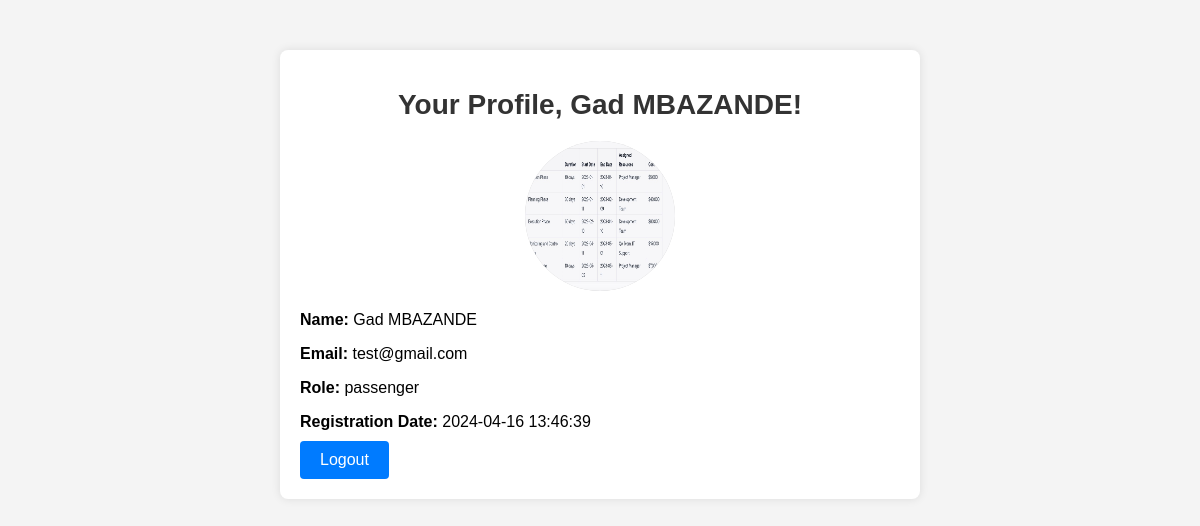
The app's page /profile.php (signed in) with its own data.
### tables this page shows
CREATE TABLE `users` (
  `user_id` int(11) NOT NULL,
  `name` varchar(255) NOT NULL,
  `email` varchar(255) NOT NULL,
  `phone` varchar(20) NOT NULL,
  `password` varchar(255) NOT NULL,
  `role` varchar(50) NOT NULL,
  `registration_date` timestamp NOT NULL DEFAULT current_timestamp(),
  `profile_picture` varchar(255) DEFAULT NULL
);

### profile.php (the view, shortened to what this page needs)
<?php
include('config.php');
$user_id = $_SESSION["user_id"];
$sql = "SELECT * FROM users WHERE user_id = '$user_id'";
$result = $conn->query($sql);
if ($result->num_rows == 1) {
    $row = $result->fetch_assoc();
    $name = $row["name"];
    $email = $row["email"];
    $role = $row["role"];
    $registration_date = $row["registration_date"];
    $profile_picture = $row["profile_picture"];
} else {
}
?>
<!DOCTYPE html>
<html lang="en">
<head>
</head>
<body>
    <div class="container">
        <h1>Your Profile, <?php echo $name; ?>!</h1>
        <?php if ($profile_picture): ?>
            <img src="<?php echo $profile_picture; ?>" alt="Profile Picture" class="profile-picture">
        <?php else: ?>
            <div class="profile-picture"></div>
        <?php endif; ?>
        <p><strong>Name:</strong> <?php echo $name; ?></p>
        <p><strong>Email:</strong> <?php echo $email; ?></p>
        <p><strong>Role:</strong> <?php echo $role; ?></p>
        <p><strong>Registration Date:</strong> <?php echo $registration_date; ?></p>
        <a href="logout.php" class="btn">Logout</a>
    </div>
</body>
</html>

### profile.php (style rules this page uses)
body { font-family: Arial, sans-serif; background-color: #f4f4f4; margin: 0; padding: 0; }
.container { max-width: 600px; margin: 50px auto; padding: 20px; background-color: #fff; border-radius: 8px; box-shadow: 0 0 10px rgba(0, 0, 0, 0.1); }
h1 { font-size: 28px; margin-bottom: 20px; text-align: center; color: #333; }
.profile-picture { width: 150px; height: 150px; border-radius: 50%; margin: 0 auto 20px; display: block; background-color: #ccc; background-size: cover; background-position: center; }
p { margin-bottom: 10px; }
.btn { display: inline-block; padding: 10px 20px; background-color: #007bff; border: none; color: #fff; border-radius: 4px; text-decoration: none; cursor: pointer; }

### records on screen
users: name "Gad MBAZANDE", profile_picture (picture), email "test@gmail.com", role "passenger", registration_date "2024-04-16 13:46:39"
